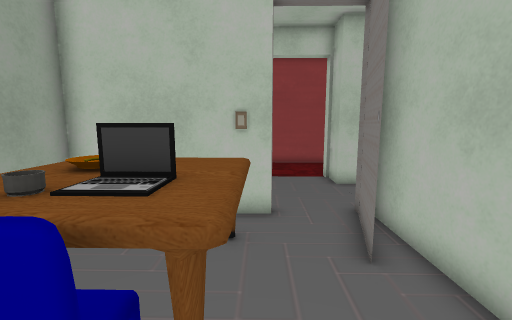
view 1 (above)

24 first-person views from a walk through a 3-D level made in the Unity game engine. The camera is 1.4 m above the floor, tilts 8° down and sees 90° across. Doors are open. The floor is counted in squares, 0.5 m on a side. Each view is taken from the middle of a square. On the plan, view 1 faces up. The plan holds only what a view shows up to about 19 squares ahead; the rest is blank. The player character is not drawn. Some surface patterns are stand-ins.

view 2
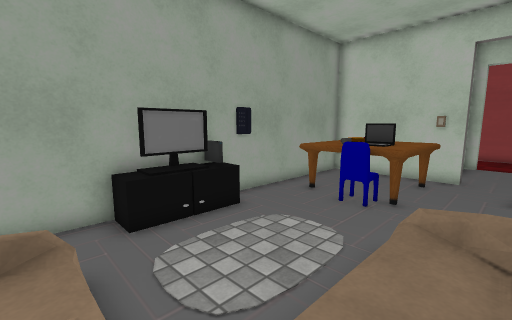

view 3
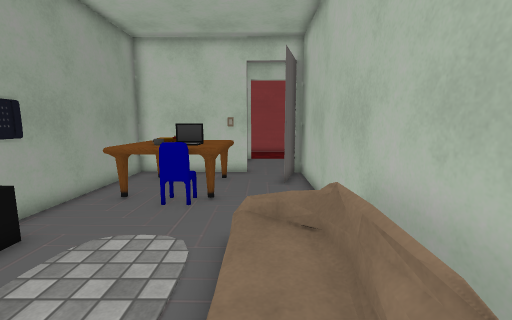

view 4
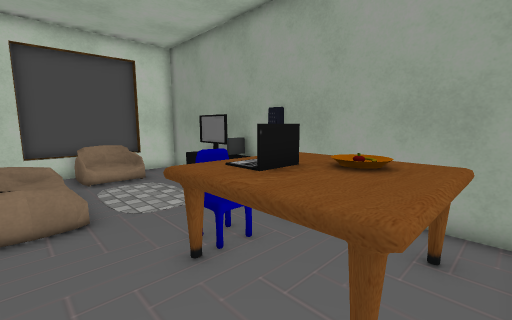

view 5
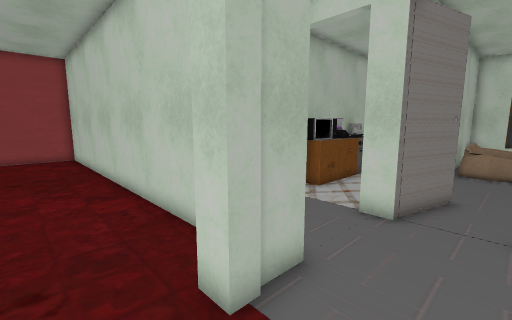

view 6
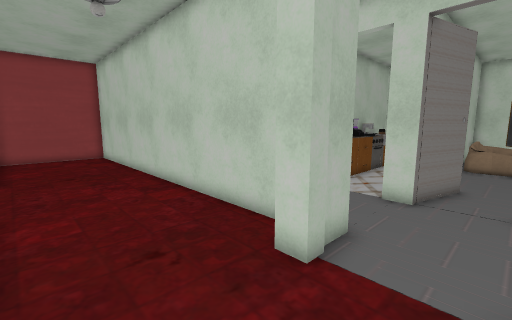

view 7
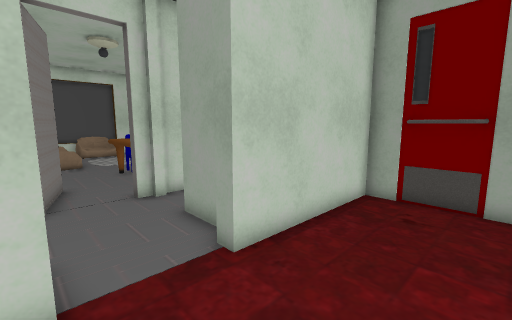

view 8
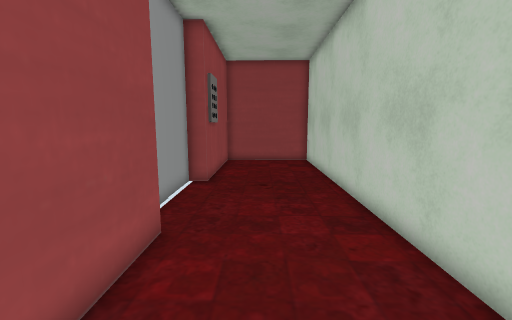

view 9
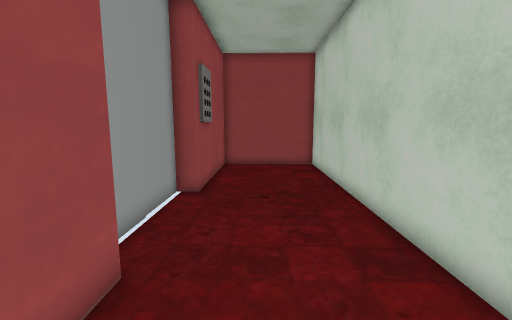

view 10
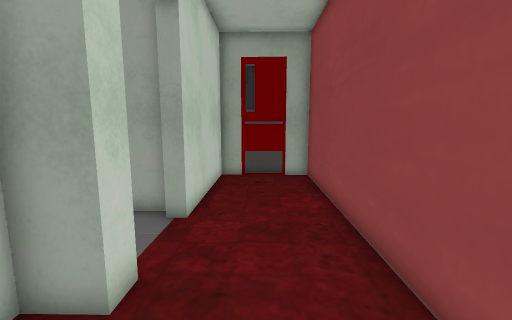

view 11
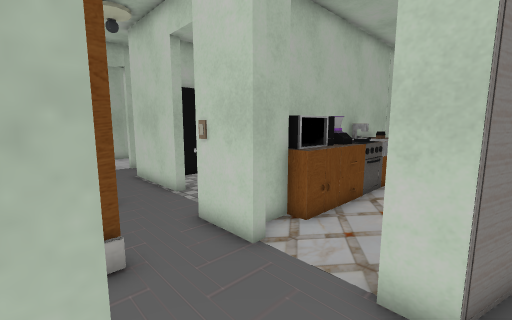

view 12
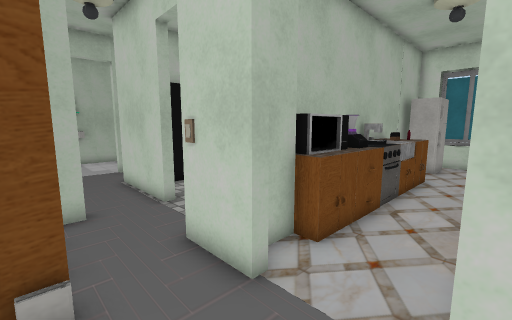

view 13
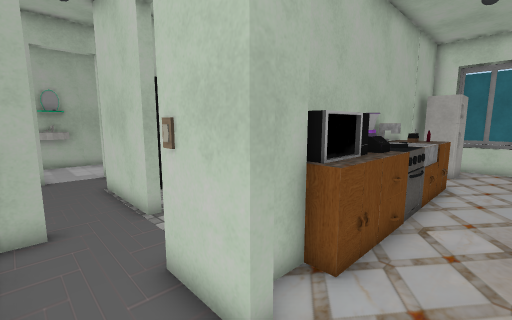

view 14
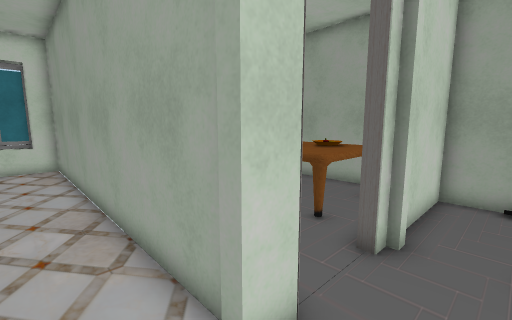

view 15
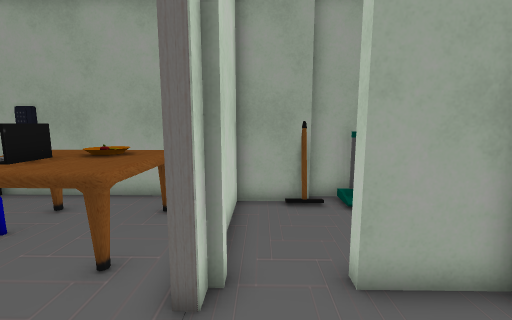

view 16
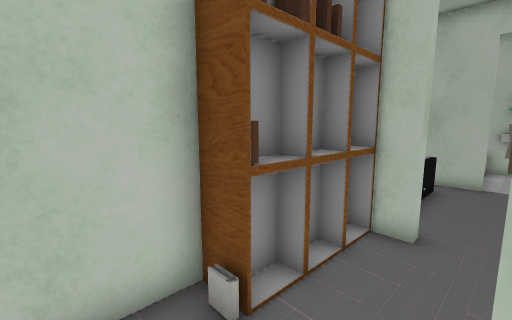

view 17
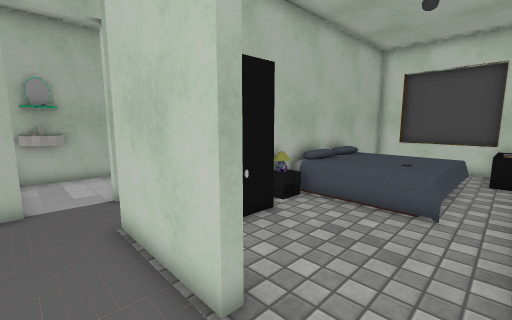

view 18
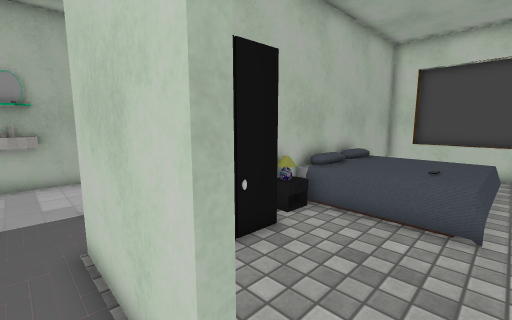

view 19
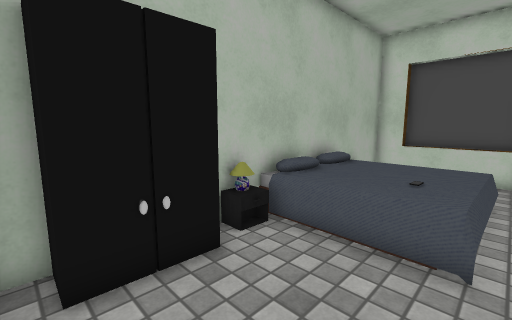

view 20
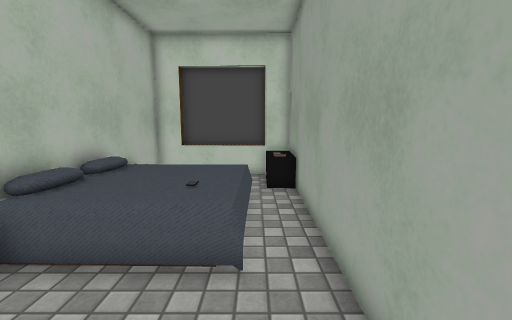

view 21
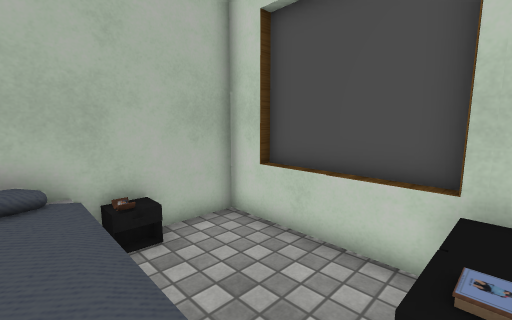

view 22
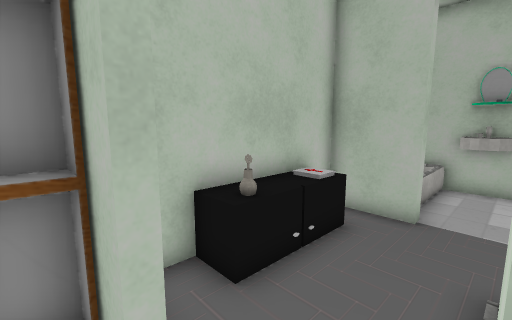

view 23
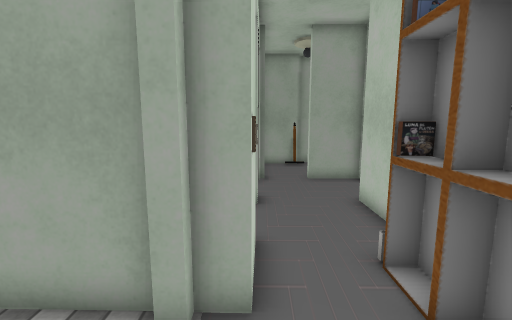

view 24
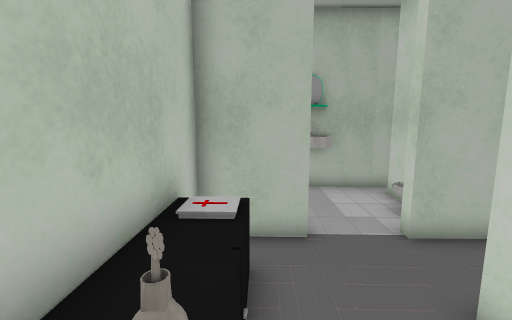

### Floor plan
Key: @ floor where view 1 was taken; # wall or solid block; . floor; D open door; = window, fence, low wall or low ledge; ^ raised ledge; L laptop; C chair; A lamp; B bed; O other object.
Columns run from 6 left of view 1 to 25 right of it. Each row starts with its distance up from view 1.
 19 #########################
 18 #...............  ......########
 17 # .............................#
 16 # .............................#
 15 #..............................#
 14 #######...##...................#
 13 ##    #...##...................#
 12 #...  #...######################
 11 ##....#.......######.^^^^##    #
 10  #.............#####.=^^^.#    #
  9  #........................##OOO#
  8 #######..##...###.........D...^#
  7 #.=......##...###..#####..D...^#
  6 # ^^^^^..##..###......##..#....#
  5 # ^^^^^..##..^^#......#  .# O###
  4 #.^^LL^...#..^^#......#   #
  3 #=^^LL^...#..^^#......##
  2 #=^^CC... #..^^#.......#
  1 #........ #..^^#......#A
  0 #.....@..##..^^#.BBBBBB#
 -1 #=.....=.##..^^#.BBBBBB#
 -2 #=.....OO##..^^#.BBBBBB#
 -3 #=.....OO##..^^#.BBBBBB#
 -4 #=.....OO##..  #.BBBBBB#
 -5 #=.....OO##..  #.BBBBBB#
 -6 #......OO##..###^..... #
 -7 #..=OO...##..###^......#
 -8 #..===.  ##..###^......#
 -9 ###^^^######## ##====###
-10     ===#   #=#  ######

Where each view was taken, in squares from view 1:
view 1: 0 up, 0 right, facing up
view 2: 7 down, 2 right, facing up-left
view 3: 7 down, 1 right, facing up
view 4: 7 up, 2 right, facing down-left
view 5: 16 up, 1 right, facing down-right
view 6: 18 up, 1 right, facing down-right
view 7: 18 up, 4 right, facing down-left
view 8: 16 up, 5 right, facing right
view 9: 16 up, 7 right, facing right
view 10: 16 up, 8 right, facing left
view 11: 12 up, 3 right, facing down-right
view 12: 11 up, 4 right, facing down-right
view 13: 10 up, 5 right, facing down-right
view 14: 10 up, 6 right, facing down-left
view 15: 9 up, 4 right, facing left
view 16: 8 up, 6 right, facing up-right
view 17: 9 up, 10 right, facing down-right
view 18: 8 up, 11 right, facing down-right
view 19: 6 up, 11 right, facing down-right
view 20: 5 up, 11 right, facing down
view 21: 4 down, 10 right, facing down-right
view 22: 7 up, 12 right, facing up-right
view 23: 8 up, 13 right, facing left
view 24: 10 up, 14 right, facing right
